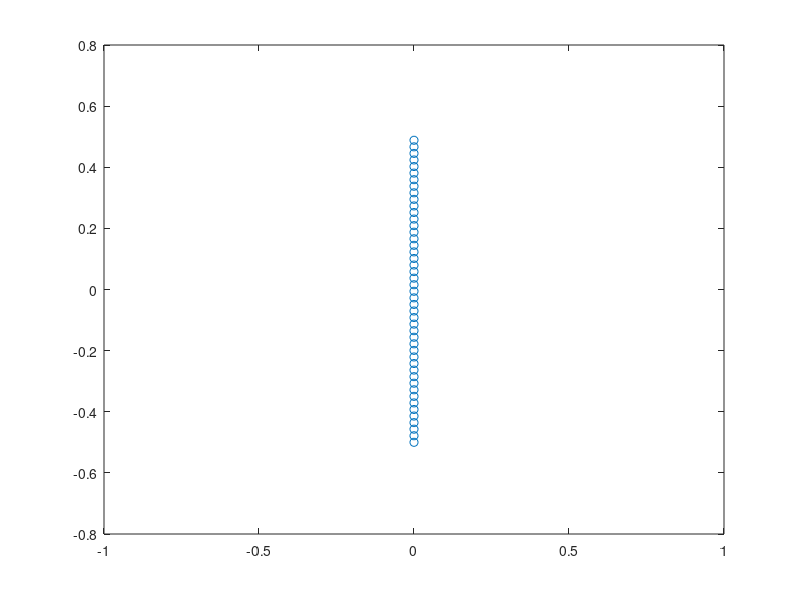

Here is the MATLAB script that generated this plot:
%% ---------------------------------------------------------------------
%%
%% Copyright (c) 2016 - 2019 by the IBAMR developers
%% All rights reserved.
%%
%% This file is part of IBAMR.
%%
%% IBAMR is free software and is distributed under the 3-clause BSD
%% license. The full text of the license can be found in the file
%% COPYRIGHT at the top level directory of IBAMR.
%%
%% ---------------------------------------------------------------------

clear all;
clc;

N = 1024;
H = 22;
dy = H/N;
b = 1.0;
Ny = ceil(b/dy);
Xcom = 0.0;

X = zeros(Ny,1);
Y = zeros(Ny,1);

%%%%%%%%%%%%%%%%%%%%%%%%%%%%%%%%%%%%%%%%%%%%%%%%%%%%%%%%%%%%%%%%%%%%%%%%%%%

% Step 1: Write out the vertex information
vertex_fid = fopen('plate2d.vertex', 'w');

% first line is the number of vertices in the file
fprintf(vertex_fid, '%d\n', Ny);

% remaining lines are the initial coordinates of each vertex
for k = 1:Ny

    X(k) = Xcom;
    Y(k) = -0.5 + (k-1)*dy;
    fprintf(vertex_fid, '%1.16e %1.16e\n', X(k), Y(k));
end %for
  

fclose(vertex_fid);

plot(X,Y,'o');

